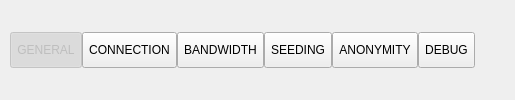
           <widget class="TabButtonPanel" name="settings_tab" native="true">
            <property name="sizePolicy">
             <sizepolicy hsizetype="Preferred" vsizetype="Preferred">
              <horstretch>0</horstretch>
              <verstretch>0</verstretch>
             </sizepolicy>
            </property>
            <property name="minimumSize">
             <size>
              <width>0</width>
              <height>0</height>
             </size>
            </property>
            <property name="styleSheet">
             <string notr="true"/>
            </property>
            <layout class="QHBoxLayout" name="horizontalLayout_9">
             <property name="spacing">
              <number>0</number>
             </property>
             <property name="leftMargin">
              <number>0</number>
             </property>
             <property name="topMargin">
              <number>0</number>
             </property>
             <property name="rightMargin">
              <number>0</number>
             </property>
             <property name="bottomMargin">
              <number>0</number>
             </property>
             <item>
              <spacer name="horizontalSpacer_11">
               <property name="orientation">
                <enum>Qt::Horizontal</enum>
               </property>
               <property name="sizeType">
                <enum>QSizePolicy::Fixed</enum>
               </property>
               <property name="sizeHint" stdset="0">
                <size>
                 <width>10</width>
                 <height>20</height>
                </size>
               </property>
              </spacer>
             </item>
             <item>
              <widget class="UnderlineTabButton" name="settings_general_button">
               <property name="enabled">
                <bool>false</bool>
               </property>
               <property name="sizePolicy">
                <sizepolicy hsizetype="Minimum" vsizetype="Fixed">
                 <horstretch>0</horstretch>
                 <verstretch>0</verstretch>
                </sizepolicy>
               </property>
               <property name="minimumSize">
                <size>
                 <width>0</width>
                 <height>36</height>
                </size>
               </property>
               <property name="maximumSize">
                <size>
                 <width>16777215</width>
                 <height>36</height>
                </size>
               </property>
               <property name="cursor">
                <cursorShape>PointingHandCursor</cursorShape>
               </property>
               <property name="styleSheet">
                <string notr="true"/>
               </property>
               <property name="text">
                <string>GENERAL</string>
               </property>
               <property name="checkable">
                <bool>true</bool>
               </property>
               <property name="checked">
                <bool>true</bool>
               </property>
              </widget>
             </item>
             <item>
              <widget class="UnderlineTabButton" name="settings_connection_button">
               <property name="sizePolicy">
                <sizepolicy hsizetype="Minimum" vsizetype="Fixed">
                 <horstretch>0</horstretch>
                 <verstretch>0</verstretch>
                </sizepolicy>
               </property>
               <property name="minimumSize">
                <size>
                 <width>0</width>
                 <height>36</height>
                </size>
               </property>
               <property name="maximumSize">
                <size>
                 <width>16777215</width>
                 <height>36</height>
                </size>
               </property>
               <property name="cursor">
                <cursorShape>PointingHandCursor</cursorShape>
               </property>
               <property name="styleSheet">
                <string notr="true"/>
               </property>
               <property name="text">
                <string>CONNECTION</string>
               </property>
               <property name="checkable">
                <bool>true</bool>
               </property>
              </widget>
             </item>
             <item>
              <widget class="UnderlineTabButton" name="settings_bandwidth_button">
               <property name="sizePolicy">
                <sizepolicy hsizetype="Minimum" vsizetype="Fixed">
                 <horstretch>0</horstretch>
                 <verstretch>0</verstretch>
                </sizepolicy>
               </property>
               <property name="minimumSize">
                <size>
                 <width>0</width>
                 <height>36</height>
                </size>
               </property>
               <property name="maximumSize">
                <size>
                 <width>16777215</width>
                 <height>36</height>
                </size>
               </property>
               <property name="cursor">
                <cursorShape>PointingHandCursor</cursorShape>
               </property>
               <property name="styleSheet">
                <string notr="true"/>
               </property>
               <property name="text">
                <string>BANDWIDTH</string>
               </property>
               <property name="checkable">
                <bool>true</bool>
               </property>
              </widget>
             </item>
             <item>
              <widget class="UnderlineTabButton" name="settings_seeding_button">
               <property name="sizePolicy">
                <sizepolicy hsizetype="Minimum" vsizetype="Fixed">
                 <horstretch>0</horstretch>
                 <verstretch>0</verstretch>
                </sizepolicy>
               </property>
               <property name="minimumSize">
                <size>
                 <width>0</width>
                 <height>36</height>
                </size>
               </property>
               <property name="cursor">
                <cursorShape>PointingHandCursor</cursorShape>
               </property>
               <property name="styleSheet">
                <string notr="true"/>
               </property>
               <property name="text">
                <string>SEEDING</string>
               </property>
               <property name="checkable">
                <bool>true</bool>
               </property>
              </widget>
             </item>
             <item>
              <widget class="UnderlineTabButton" name="settings_anonymity_button">
               <property name="sizePolicy">
                <sizepolicy hsizetype="Minimum" vsizetype="Fixed">
                 <horstretch>0</horstretch>
                 <verstretch>0</verstretch>
                </sizepolicy>
               </property>
               <property name="minimumSize">
                <size>
                 <width>0</width>
                 <height>36</height>
                </size>
               </property>
               <property name="maximumSize">
                <size>
                 <width>16777215</width>
                 <height>36</height>
                </size>
               </property>
               <property name="cursor">
                <cursorShape>PointingHandCursor</cursorShape>
               </property>
               <property name="styleSheet">
                <string notr="true"/>
               </property>
               <property name="text">
                <string>ANONYMITY</string>
               </property>
               <property name="checkable">
                <bool>true</bool>
               </property>
              </widget>
             </item>
             <item>
              <widget class="UnderlineTabButton" name="settings_debug_button">
               <property name="sizePolicy">
                <sizepolicy hsizetype="Minimum" vsizetype="Fixed">
                 <horstretch>0</horstretch>
                 <verstretch>0</verstretch>
                </sizepolicy>
               </property>
               <property name="minimumSize">
                <size>
                 <width>0</width>
                 <height>36</height>
                </size>
               </property>
               <property name="maximumSize">
                <size>
                 <width>16777215</width>
                 <height>36</height>
                </size>
               </property>
               <property name="cursor">
                <cursorShape>PointingHandCursor</cursorShape>
               </property>
               <property name="styleSheet">
                <string notr="true"/>
               </property>
               <property name="text">
                <string>DEBUG</string>
               </property>
               <property name="checkable">
                <bool>true</bool>
               </property>
              </widget>
             </item>
             <item>
              <spacer name="horizontalSpacer_10">
               <property name="orientation">
                <enum>Qt::Horizontal</enum>
               </property>
               <property name="sizeHint" stdset="0">
                <size>
                 <width>40</width>
                 <height>20</height>
                </size>
               </property>
              </spacer>
             </item>
            </layout>
           </widget>
